Frame 1 (no input): blank canvas, image omitted
Frame 60 (no input): blank canvas, image omitted
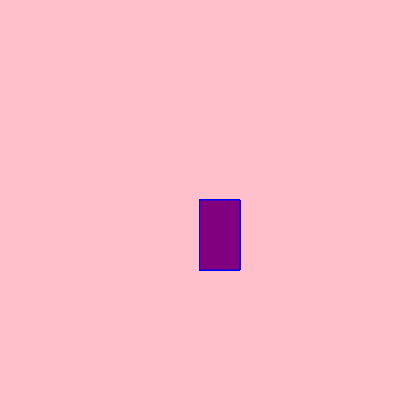
Frame 120 (the mouse pressed at the canvas centre since frame 60)

The p5.js sketch whose frames 1 and 60 were blank and that drew this single picture after the mouse press (run headless with seeded random() and noise() and a simulated clock; from frame 60 on, the mouse is pressed at the canvas centre):

// p5.js sketch
// ── sketch.js
function setup() {
    createCanvas(400, 400);
    background("pink");
  
  }
  function draw() {
  if(mouseIsPressed){
    rect(mouseX,mouseY,40,70);
    
  }
    
    
  stroke("blue")
  fill("purple")
  
  }
